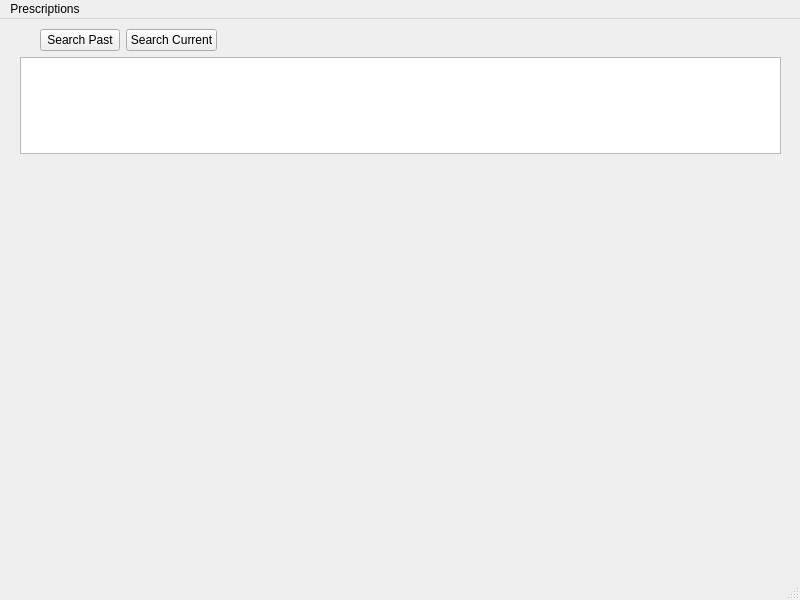
<?xml version="1.0" encoding="UTF-8"?>
<ui version="4.0">
 <class>MainWindow</class>
 <widget class="QMainWindow" name="MainWindow">
  <property name="geometry">
   <rect>
    <x>0</x>
    <y>0</y>
    <width>800</width>
    <height>600</height>
   </rect>
  </property>
  <property name="windowTitle">
   <string>MainWindow</string>
  </property>
  <widget class="QWidget" name="centralwidget">
   <widget class="QWidget" name="verticalLayoutWidget">
    <property name="geometry">
     <rect>
      <x>20</x>
      <y>10</y>
      <width>761</width>
      <height>125</height>
     </rect>
    </property>
    <layout class="QVBoxLayout" name="verticalLayout">
     <item>
      <layout class="QHBoxLayout" name="horizontalLayout">
       <item>
        <spacer name="verticalSpacer_3">
         <property name="orientation">
          <enum>Qt::Orientation::Vertical</enum>
         </property>
         <property name="sizeHint" stdset="0">
          <size>
           <width>20</width>
           <height>40</height>
          </size>
         </property>
        </spacer>
       </item>
       <item>
        <widget class="QPushButton" name="searchPastSubmit">
         <property name="text">
          <string>Search Past</string>
         </property>
        </widget>
       </item>
       <item>
        <widget class="QPushButton" name="searchCurrentSubmit">
         <property name="text">
          <string>Search Current</string>
         </property>
        </widget>
       </item>
       <item>
        <spacer name="horizontalSpacer_2">
         <property name="orientation">
          <enum>Qt::Orientation::Horizontal</enum>
         </property>
         <property name="sizeHint" stdset="0">
          <size>
           <width>40</width>
           <height>20</height>
          </size>
         </property>
        </spacer>
       </item>
      </layout>
     </item>
     <item>
      <widget class="QTableView" name="prescriptionView"/>
     </item>
    </layout>
   </widget>
  </widget>
  <widget class="QMenuBar" name="menubar">
   <property name="geometry">
    <rect>
     <x>0</x>
     <y>0</y>
     <width>800</width>
     <height>25</height>
    </rect>
   </property>
   <widget class="QMenu" name="menuPrescriptions">
    <property name="title">
     <string>Prescriptions</string>
    </property>
   </widget>
   <addaction name="menuPrescriptions"/>
  </widget>
  <widget class="QStatusBar" name="statusbar"/>
 </widget>
 <resources/>
 <connections/>
</ui>
